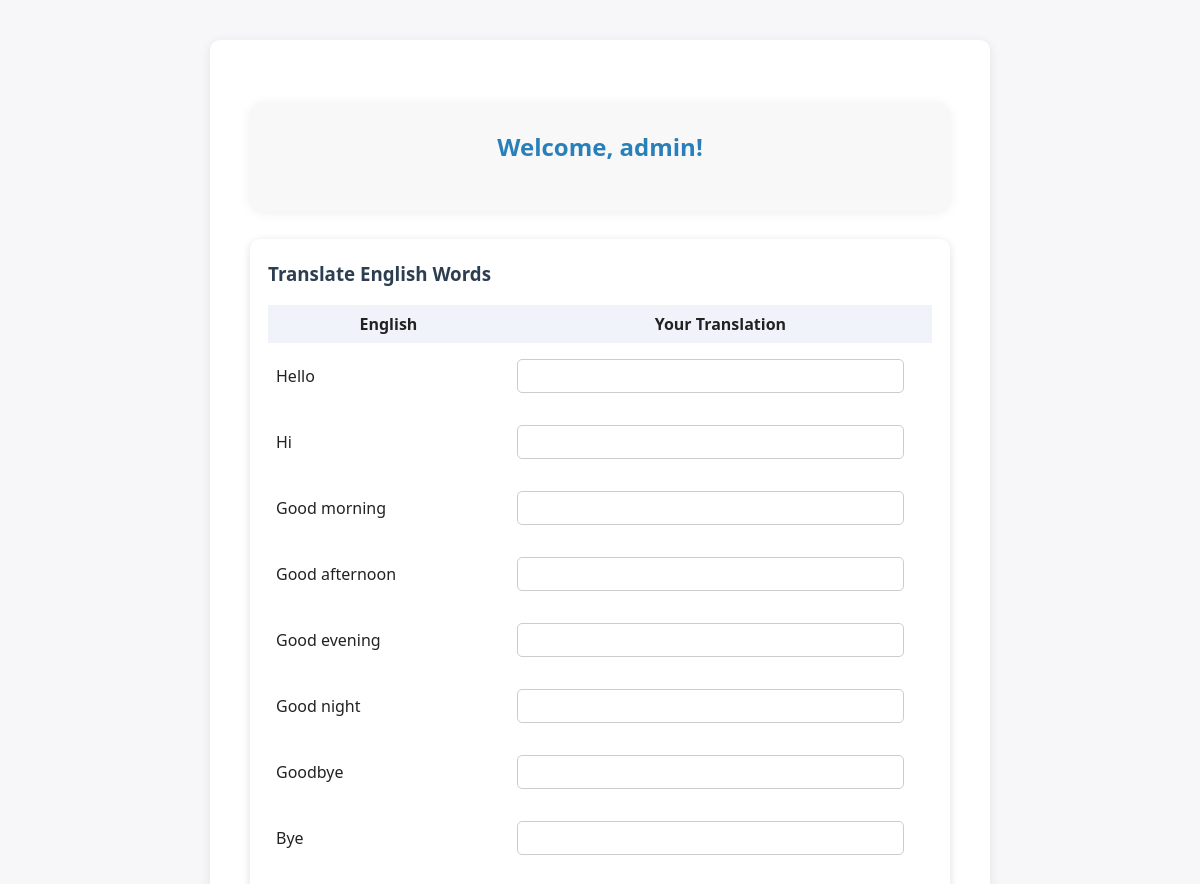
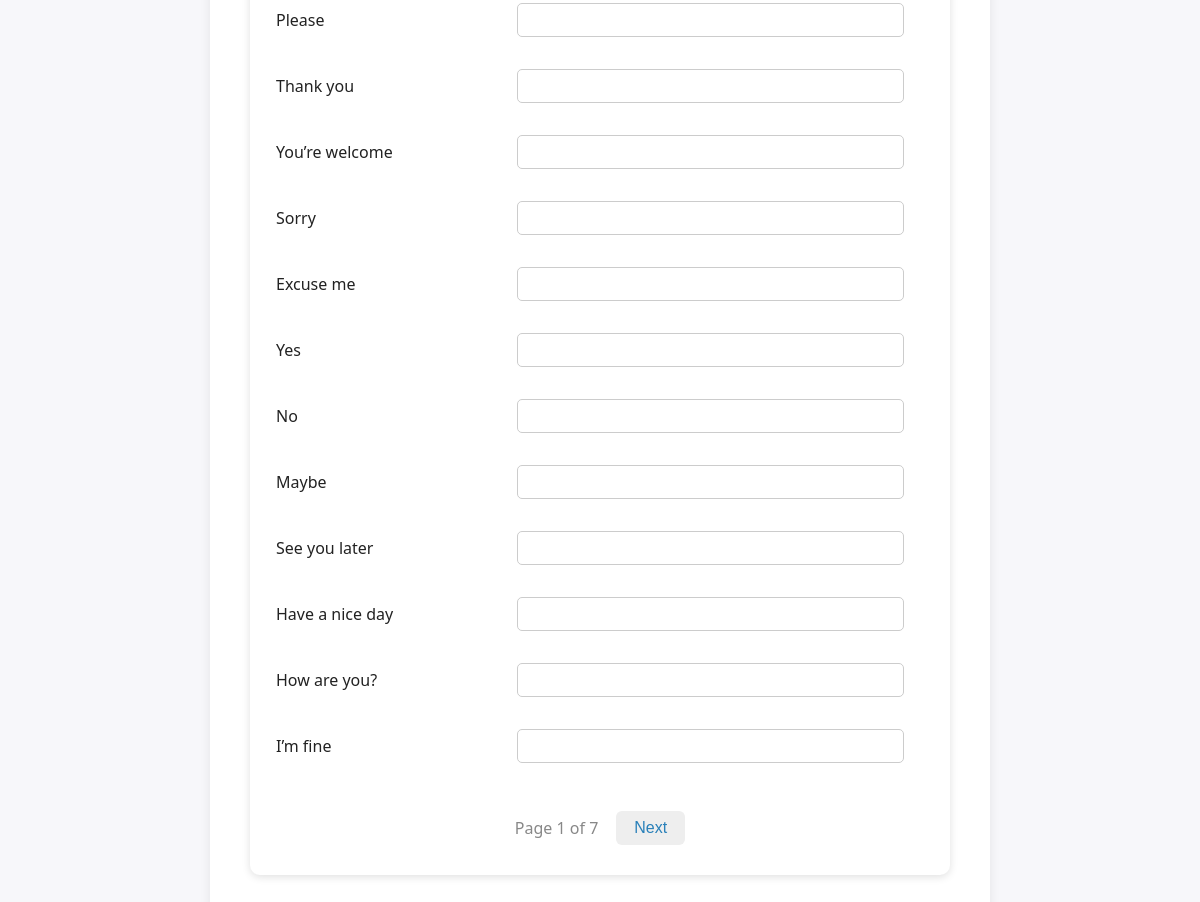
The page /dashboard (signed in) on the database its author committed (2 pictures, top to bottom).
### models.py (models this page shows)
class User(UserMixin, db.Model):
    id = db.Column(db.Integer, primary_key=True)
    username = db.Column(db.String(80), unique=True, nullable=False)
    phone = db.Column(db.String(20), unique=True, nullable=False)
    password = db.Column(db.String(200), nullable=False)
    is_admin = db.Column(db.Boolean, default=False)
    reward = db.Column(db.Integer, default=0)

class Sentence(db.Model):
    id = db.Column(db.Integer, primary_key=True)
    english_text = db.Column(db.String(200), nullable=False)

### app.py (the view)
@app.route('/dashboard', methods=['GET', 'POST'])
@login_required
def dashboard():
    languages = Language.query.all()
    selected_language_id = request.args.get('language_id')
    page = request.args.get('page', 1, type=int)
    per_page = 20  # Number of sentences per page
    selected_language = None
    if selected_language_id:
        selected_language = Language.query.get(int(selected_language_id))
    sentences_pagination = Sentence.query.paginate(page=page, per_page=per_page, error_out=False)
    return render_template(
        'dashboard.html',
        sentences=sentences_pagination.items,
        languages=languages,
        selected_language=selected_language,
        pagination=sentences_pagination,
        selected_language_id=selected_language_id
    )

### app.py (called while the page is built)
@login_manager.user_loader
def load_user(user_id):
    return User.query.get(int(user_id))

### templates/dashboard.html (shortened to what this page needs)
{% extends "layout.html" %}
{% block content %}
<div style="max-width: 900px; margin: 0 auto; padding: 30px 0;">
    <div style="background: #f8f8f8; border-radius: 14px; box-shadow: 0 2px 12px #eee; padding: 28px 32px; margin-bottom: 28px; text-align:center;">
        <h2 style="margin-top:0; color:#2980b9;">Welcome, {{ current_user.username }}!</h2>
    </div>
    <div style="background: #fff; border-radius: 10px; box-shadow: 0 2px 8px #e0e0e0; padding: 22px 18px;">
        <h3 style="color:#2c3e50; margin-top:0;">Translate English Words</h3>
        <form method="post" action="{{ url_for('submit_translations') }}" id="translationForm">
            <table style="width:100%; border-collapse:collapse;">
                <tr style="background:#f0f4fa;">
                    <th style="padding:8px;">English</th>
                    <th style="padding:8px;">Your Translation</th>
                </tr>
                {% for sentence in sentences %}
                <tr>
                    <td style="padding:8px;">{{ sentence.english_text }}</td>
                    <td style="padding:8px;">
                        <input type="text" name="translations_{{ sentence.id }}" class="translation-input" style="width:95%; padding:7px; border-radius:5px; border:1px solid #ccc;">
                    </td>
                </tr>
                {% endfor %}
            </table>
        </form>
        {% if pagination.pages > 1 %}
        <div style="display:flex; justify-content:center; gap:18px; margin-top:24px;">
            <span style="align-self:center; color:#888;">Page {{ pagination.page }} of {{ pagination.pages }}</span>
            {% if pagination.has_next %}
                <a href="{{ url_for('dashboard', page=pagination.next_num, language_id=selected_language_id) }}" style="text-decoration:none;">
                    <button style="padding:8px 18px; border-radius:6px; border:none; background:#eee; color:#2980b9; font-weight:500; cursor:pointer;">Next</button>
                </a>
            {% endif %}
        </div>
        {% endif %}
    </div>
</div>
{% endblock %}

### templates/layout.html (shortened to what this page needs)
<!DOCTYPE html>
<html lang="en">
<head>
    <link rel="stylesheet" href="{{ url_for('static', filename='style.css') }}">
</head>
<body>
    <div class="container">
        {% block content %}{% endblock %}
    </div>
</body>
</html>

### static/style.css (style rules this page uses)
body { font-family: 'Segoe UI', Arial, sans-serif; background: #f7f7fa; margin: 0; padding: 0; color: #222; }
.container { max-width: 700px; margin: 40px auto; background: #fff; border-radius: 10px; box-shadow: 0 2px 12px rgba(0,0,0,0.08); padding: 32px 40px; }
h1, h2, h3 { color: #2a4d69; margin-top: 0; }
form { margin-bottom: 24px; }
input, select, textarea, button { font-size: 1rem; padding: 8px 12px; margin: 8px 0; border: 1px solid #bfc9d1; border-radius: 5px; width: 100%; box-sizing: border-box; }
button, input[type="submit"] { background: #2a4d69; color: #fff; border: none; cursor: pointer; transition: background 0.2s; }
a { color: #4b86b4; text-decoration: none; }

### rows shown on the page
User: username "admin"
Sentence: english_text "Hello"
Sentence: english_text "Hi"
Sentence: english_text "Good morning"
Sentence: english_text "Good afternoon"
Sentence: english_text "Good evening"
Sentence: english_text "Good night"
Sentence: english_text "Goodbye"
Sentence: english_text "Bye"
Sentence: english_text "Please"
Sentence: english_text "Thank you"
Sentence: english_text "You’re welcome"
Sentence: english_text "Sorry"
Sentence: english_text "Excuse me"
Sentence: english_text "Yes"
Sentence: english_text "No"
Sentence: english_text "Maybe"
Sentence: english_text "See you later"
Sentence: english_text "Have a nice day"
Sentence: english_text "How are you?"
Sentence: english_text "I’m fine"

### other values the page prints
{{ pagination.page }} "1"
{{ pagination.pages }} "7"
